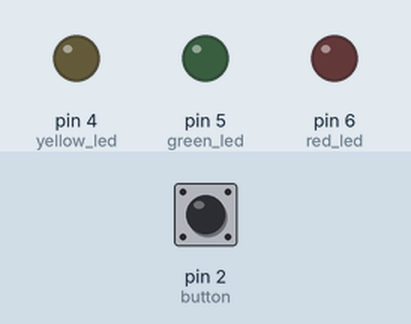
Bench run of a sketch on a simulated Arduino Uno, built with avr-gcc and run on an emulated ATmega328P. On the bench: output pins drawn as LEDs (lit = HIGH). The test bench sets the inputs (shaded band); at power-on: pin 2 (button) LOW.

Above: at 2.8 s.
2.9 s: pin 2 (button) pulled HIGH for 1.2 s
At 3.8 s:
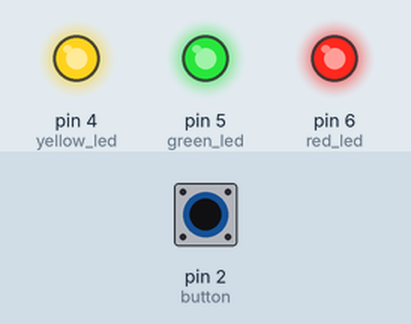
6.5 s: pin 2 (button) pulled HIGH for 3.2 s
At 10.3 s:
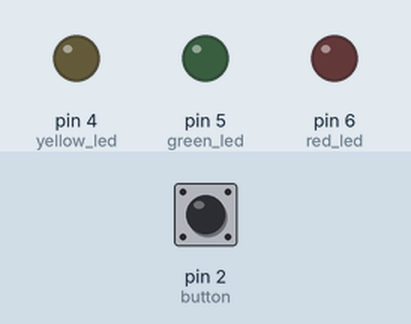
Timing chart, 0 to 11.8 s (numbered marks = the images above; inputs shaded):
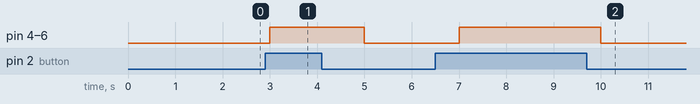

Measured:
- after the input at 2.9 s, pin 4 (yellow_led), pin 5 (green_led), pin 6 (red_led): LOW → HIGH after 0.10 s, → LOW 2.0 s later
- after the input at 6.5 s, pin 4 (yellow_led), pin 5 (green_led), pin 6 (red_led): LOW → HIGH after 0.50 s, → LOW 3.0 s later

The sketch:

button-project.ino
```cpp
int button = 2;
int yellow_led = 4;
int green_led = 5;
int red_led = 6;
void setup()
{
  pinMode(button, INPUT);
  pinMode(yellow_led, OUTPUT);
  pinMode(green_led, OUTPUT);
  pinMode(red_led, OUTPUT);
}

void loop()
{
  if(digitalRead(button)){
    digitalWrite(yellow_led, HIGH);
    digitalWrite(green_led, HIGH);
    digitalWrite(red_led, HIGH);
  }
  else{
    digitalWrite(yellow_led, LOW);
    digitalWrite(green_led, LOW);
    digitalWrite(red_led, LOW);
  }
  delay(1000);
}
```
